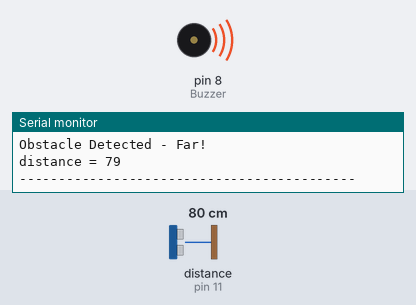
Recording of a sketch running on a simulated Arduino Uno, built with avr-gcc and run on an emulated ATmega328P. Parts: buzzer (waves = sounding, pin HIGH), the last lines printed to the serial monitor. Wiring (inferred from the names in the program): ultrasonic range finder: trigger pin 12; echo pin 11. The inputs (shaded band) are chosen by the test bench; at power-on: distance to the obstacle (sensor on pin 11) 80 cm. The echo pulse lasts 58.3 µs per cm; pins used as bus, display or sensor lines are not drawn.

Above: at 1.2 s.
1.3 s: distance to the obstacle (sensor on pin 11) set to 18 cm
At 1.8 s:
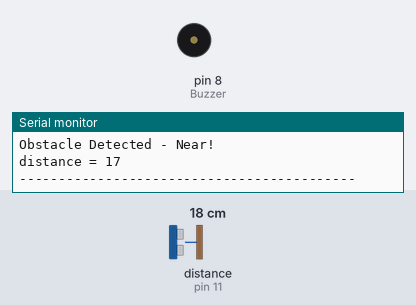
2.9 s: distance to the obstacle (sensor on pin 11) set to 12 cm
4.4 s: distance to the obstacle (sensor on pin 11) set to 9 cm
At 5.8 s:
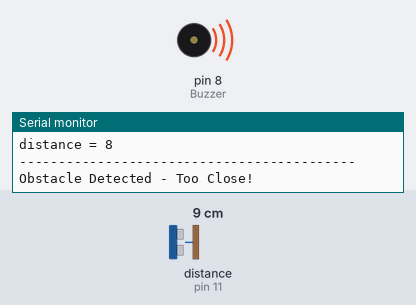
Timing chart, 0 to 7.4 s (numbered marks = the images above; inputs shaded):
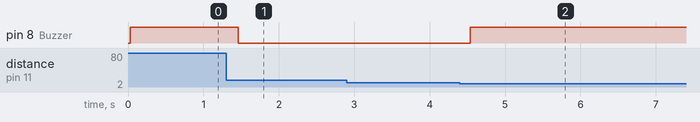

The sketch:

specs.ino
```cpp
#define trigPin 12
#define echoPin 11
int Buzzer = 8;
int duration, distance;

void setup() {
  Serial.begin(9600);
  pinMode(trigPin, OUTPUT);
  pinMode(echoPin, INPUT);
  pinMode(Buzzer, OUTPUT);
}

void loop() {
  digitalWrite(trigPin, HIGH);
  delayMicroseconds(1000);
  digitalWrite(trigPin, LOW);
  duration = pulseIn(echoPin, HIGH);
  distance = (duration/2)/ 29.1;
  String msg = "";
  int BuzzerDelay = 0;
  int BuzzerIntencity = 0;
  if (distance > 100){
    msg = "No Obstacle!";
    BuzzerIntencity = 0;
    BuzzerDelay = 0;
  }else if (distance >= 70){
    msg = "Obstacle Detected - Far!";
    BuzzerIntencity = 200;
    BuzzerDelay = 10;
  }else if (distance >= 50){
    msg = "Obstacle Detected - Little Far!";
    BuzzerIntencity = 170;
    BuzzerDelay = 10;
  }else if (distance >= 40){
    msg = "Obstacle Detected - Little Near!";
    BuzzerIntencity = 140;
    BuzzerDelay = 10;
  }else if (distance >= 10){
    msg = "Obstacle Detected - Near!";
    BuzzerIntencity = 110;
    BuzzerDelay = 10;
  }else {
    msg = "Obstacle Detected - Too Close!";
    BuzzerIntencity = 250;
    BuzzerDelay = 10;
  }
  Serial.println("-------------------------------------------");
  Serial.println(msg);
  Serial.print("distance = " ); Serial.print(distance);
  Serial.println();
  analogWrite(Buzzer, BuzzerIntencity);
  delay(BuzzerDelay);
}
```

Measured:
- the behaviour switches between 11 and 10 cm on distance to the obstacle (sensor on pin 11) (found by bisection; images 1 and 2)
- after the input at 1.3 s, pin 8 (Buzzer): HIGH → LOW after 0.16 s
- after the input at 4.4 s, pin 8 (Buzzer): LOW → HIGH after 0.14 s
